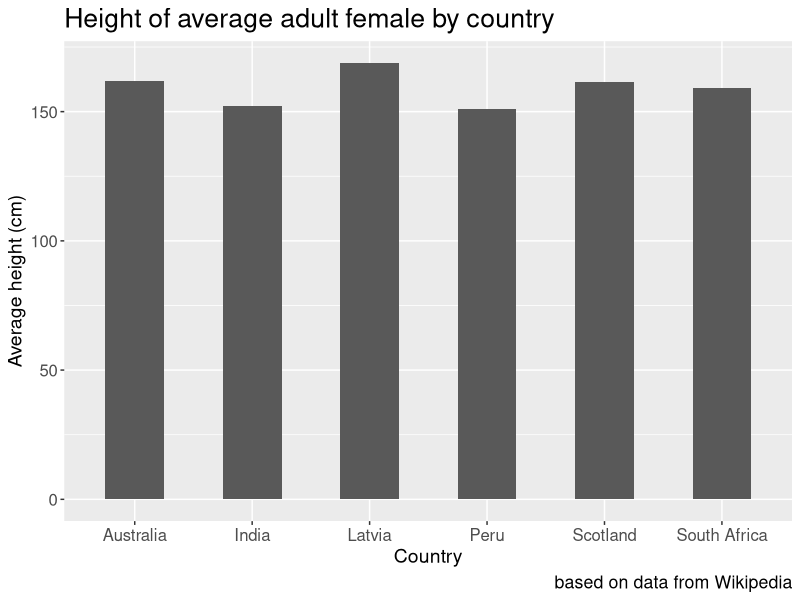

Reproduce this figure in R.
## ---- chunk 1
#| echo: false
library(tidyverse)
# Create data
data <- data.frame(
  name=c("Latvia","Australia","Scotland","Peru","South Africa", "India") ,  
  value=c(168.8,161.8,161.3,151.0,159.0,152.0)
  )

# Barplot
ggplot(data, aes(x=name, y=value)) + 
  geom_bar(stat = "identity", width=0.5) + 
  labs(title = "Height of average adult female by country") +
  labs(x = "Country") + 
  labs(y = "Average height (cm)") +
  labs(caption = "based on data from Wikipedia") +
  theme(
    title = element_text(size = 16),
    axis.title = element_text(size = 14),
    axis.text = element_text(size = 12)
  )

